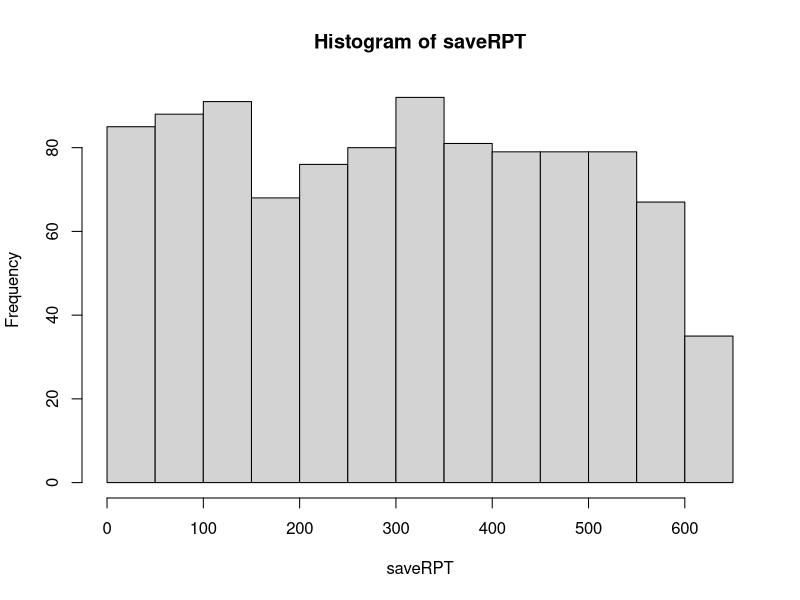
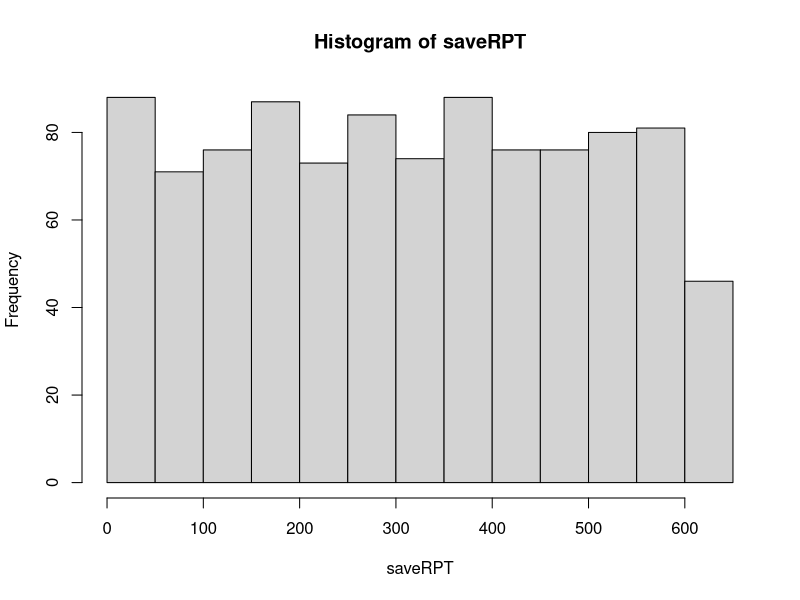

Generate these figures, in order, with R:
## ---- chunk 1
knitr::opts_chunk$set(echo = TRUE)
require(tidyverse)
require(tidyverse)
require(knitr)
## ---- chunk 2
saveRPT=c(rep(0,1000))
urn=1:365
repeats=0
for(i in 1:1000){
samplebody=sample(urn,size=28,replace=TRUE)
l=length(unique(samplebody))
if(l<28) repeats=repeats+1
saveRPT[i] =repeats
}
hist(saveRPT)
probRPT=l/1000
print(probRPT)
## ---- chunk 3
saveRPT=c(rep(0,1000))
repeats=0
for(i in 1:1000){
samplebody=sample(urn,size=27,replace=TRUE)
l=length(unique(samplebody))
if(l<27) repeats=repeats+1
saveRPT[i] =repeats
}
hist(saveRPT)
probRPT=l/1000
print(probRPT)
## ---- chunk 4
sortedRPT=sort(saveRPT)
lci=sortedRPT[25]
uci=sortedRPT[975]
print(lci)
print(uci)
